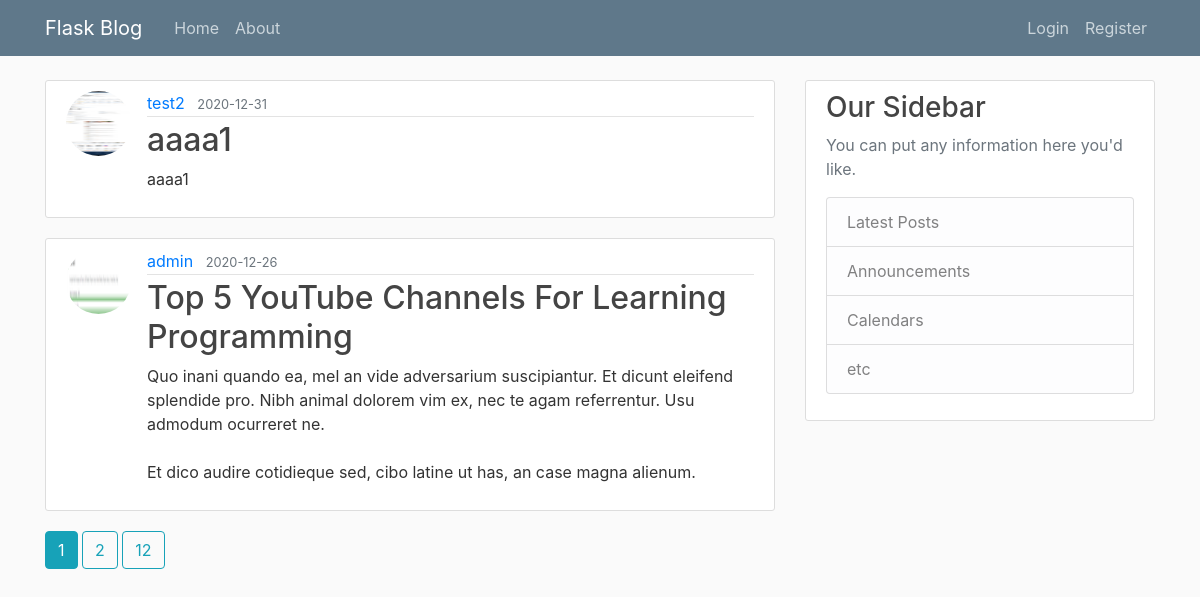
Page /home on the earlier database version.
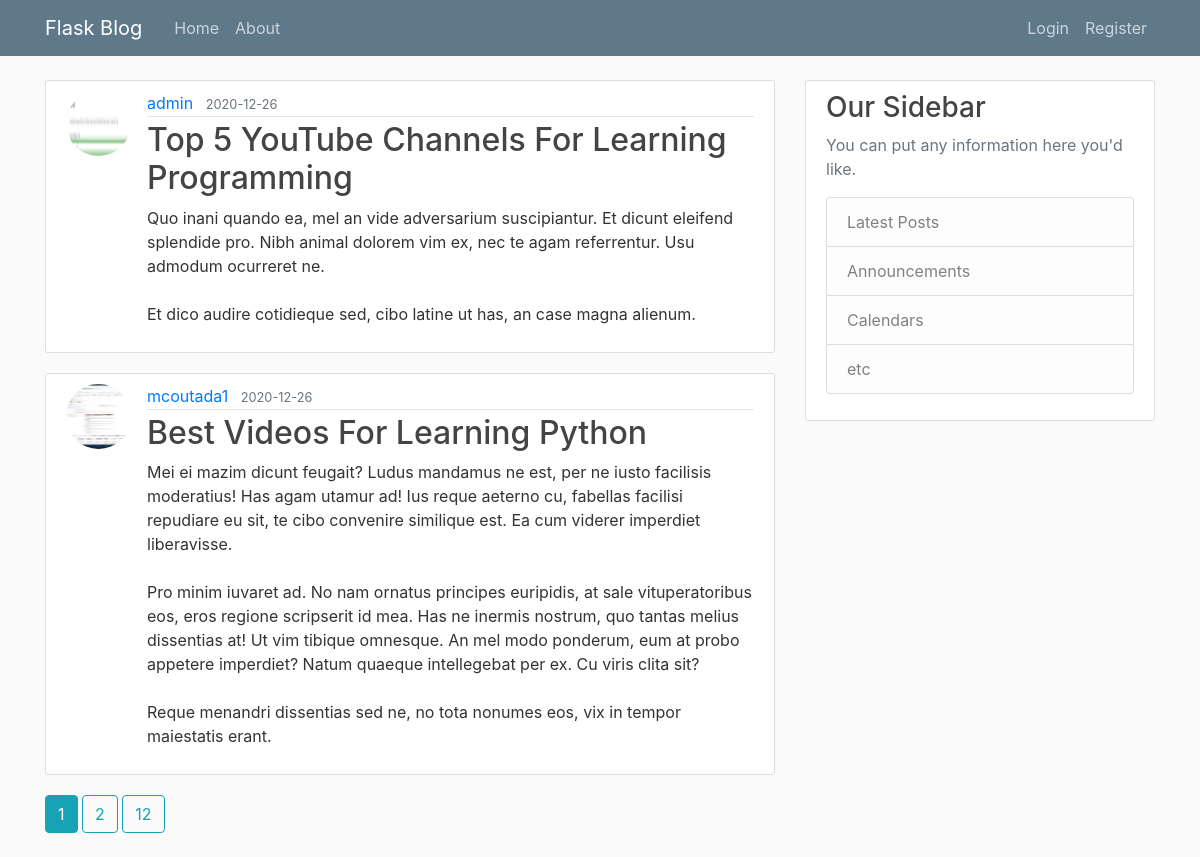
Same page on the later database version.
### flaskblog/models.py (models this page shows, shortened)
class Post(db.Model):
    id = db.Column(db.Integer, primary_key=True)
    title = db.Column(db.String(100), nullable=False)
    date_posted = db.Column(db.DateTime, nullable=False, default=datetime.utcnow)
    content = db.Column(db.Text, nullable=False)
    user_id = db.Column(db.Integer, db.ForeignKey("user.id"), nullable=False)

class User(db.Model, UserMixin):
    id = db.Column(db.Integer, primary_key=True)
    username = db.Column(db.String(20), unique=True, nullable=False)
    email = db.Column(db.String(120), unique=True, nullable=False)
    image_file = db.Column(db.String(20), nullable=False, default="default.jpg")
    password = db.Column(db.String(60), nullable=False)
    posts = db.relationship("Post", backref="author", lazy=True)

### flaskblog/main/routes.py (the view)
@main.route("/")
@main.route("/home")
def home():
    page = request.args.get("page", 1, type=int)
    posts = Post.query.order_by(Post.date_posted.desc()).paginate(page=page, per_page=2)
    return render_template("home.html", posts=posts)

### flaskblog/templates/home.html (shortened to what this page needs)
{% extends "layout.html" %}
{% block content %}
    {% for post in posts.items %}
        <article class="media content-section">
        <img class="rounded-circle article-img" src="{{url_for('static',filename="profile_pics/" + post.author.image_file)}}">
          <div class="media-body">
            <div class="article-metadata">
              <a class="mr-2" href="{{ url_for('users.user_posts', username=post.author.username) }}">{{ post.author.username }}</a>
              <small class="text-muted">{{ post.date_posted.strftime('%Y-%m-%d') }}</small>
            </div>
            <h2><a class="article-title" href="{{ url_for('posts.post', post_id=post.id) }}">{{ post.title }}</a></h2>
            <p class="article-content">{{ post.content }}</p>
          </div>
        </article>
    {% endfor %}
    {% for page_num in posts.iter_pages(left_edge=1, right_edge=1,left_current=1, right_current=2) %}
      {% if page_num %}
        {% if posts.page == page_num %}
            <a class='btn btn-info mb-4' href="{{url_for('main.home', page=page_num)}}"> {{ page_num }}</a>
        {% else %}
            <a class='btn btn-outline-info mb-4' href="{{url_for('main.home', page=page_num)}}"> {{ page_num }}</a>
        {% endif %}
      {% endif %}
    {% endfor %}
{% endblock content %}

Differences in the rows shown:
removed Post: image_file (picture), author.username "test2", date_posted "2020-12-31", title "aaaa1", content "aaaa1"
now on this page (row unchanged): Post: image_file (picture), author.username "mcoutada1", date_posted "2020-12-26", title "Best Videos For Learning Python", content "Mei ei mazim dicunt feugait? Ludus mandamus ne est, per ne iusto facilisis moderatius! Has agam utamur ad! Ius reque aeterno cu, fabellas facilisi repudiare eu sit, te cibo convenire similique est. Ea cum viderer imperdiet liberavisse. Pro minim iuvaret ad. No nam ornatus principes euripidis, at sale vituperatoribus eos, eros regione scripserit id mea. Has ne inermis nostrum, quo tantas melius dissentias at! Ut vim tibique omnesque. An mel modo ponderum, eum at probo appetere imperdiet? Natum quaeque intellegebat per ex. Cu viris clita sit? Reque menandri dissentias sed ne, no tota nonumes eos, vix in tempor maiestatis erant."
